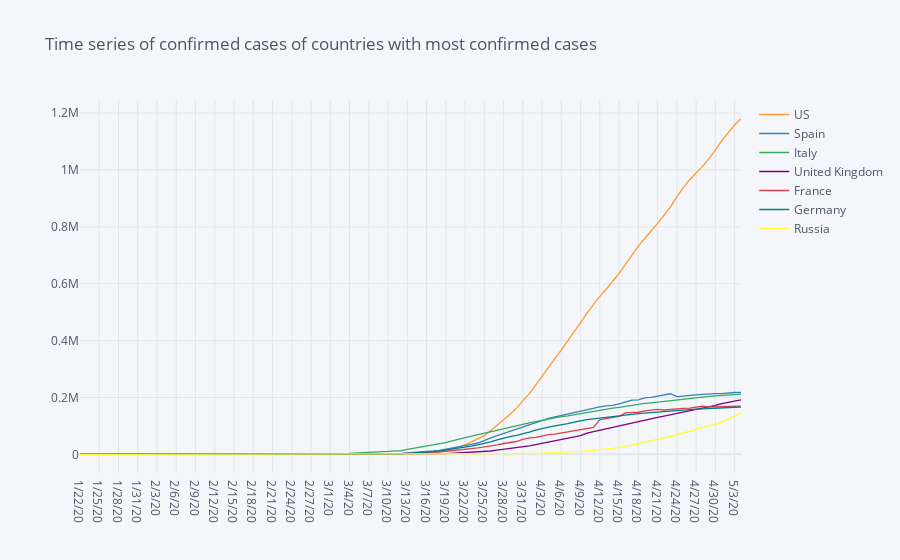

The code cell stored with this chart in its notebook:
### Markdown cell above
# 3. Time series plots

## 3.1 Time series plot of the countries with most Confirmed cases

Below, you can see this time series for the Top-x countries with most confirmed cases. Nothing is hard-coded, so the Top-x (x is specified in head(x) in the code) may show different countries if I run the notebook again tomorrow.

The most noticable country is now the US, as the number of confirmed cases shows a very steep upward curve and the US is now the country with the highest (absolute) number of confirmed cases.

### Code cell
ts_country = df_conf.drop(columns = ['Lat', 'Long', 'Province/State'])
ts_country = ts_country.groupby(['Country']).sum()

#get countries with most cases on last date in dataframe
ts_country = ts_country.sort_values(by = ts_country.columns[-1], ascending = False).head(7)
#drop last date as not always updated
#ts_country.drop(ts_country.columns[len(ts_country.columns)-1], axis=1, inplace=True)

ts_country.transpose().iplot(title = 'Time series of confirmed cases of countries with most confirmed cases')
